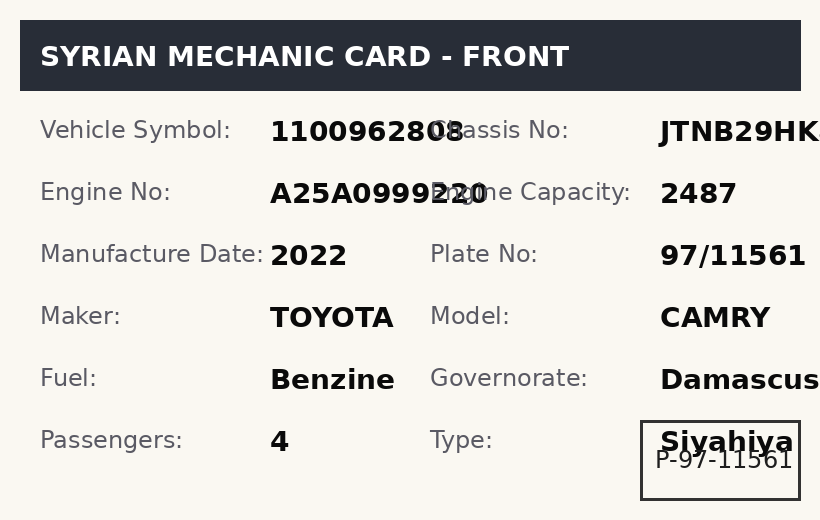
#> input picture download/test-mechanic.png, 820 x 520 px
$ python -i enhancer.py   (imports and definitions only)
#> lines starting #> are read from the running program, lines starting #| are printed output that depends on the picture; after the words box and inside, x2 and y2 are one past the last pixel; in counts of white or black regions, pixels touching at a corner belong together
#> further down, picture is the input picture: shape (520, 820, 3); mean B, G, R 208.4, 211.9, 212.9
# -*- coding: utf-8 -*-
"""
core/enhancer.py — المحسّن: مكتبة التقنيات الآمنة + تطبيق سلسلة المخطِّط.
المصدر: الخطة الحاكمة v7.1 — الجزء 6 (قواعد الأمان + مصفوفة القرار + البروفايلات).

قواعد الأمان: CLAHE ≤1.2 • التغميق=Close(2×2) • الاختتام=Stretch(2–98) •
بلا equalizeHist • بلا NLM قوي • بلا Unsharp قوي على الوثائق الرسمية.
"""
import cv2
import numpy as np


# [12 lines left out: functions _ensure_bgr, s_upscale, not called in this run]


def s_gray(img, **kw):
    g = cv2.cvtColor(img, cv2.COLOR_BGR2GRAY) if img.ndim == 3 else img
    return cv2.cvtColor(g, cv2.COLOR_GRAY2BGR)


# [7 lines left out: function _bg_divide, not called in this run]


def s_shadow(img, **kw):
    return _bg_divide(img, sigma=75.0)


def s_shadow60(img, **kw):
    return _bg_divide(img, sigma=60.0)


# [5 lines left out: function _clahe, not called in this run]


def s_clahe(img, **kw):
    return _clahe(img, clip=1.2)          # ≤1.2 حصراً (قاعدة أمان)


def s_clahe_micro(img, **kw):
    return _clahe(img, clip=1.1)


# [8 lines left out: function s_close, not called in this run]


def _unsharp(img, amount: float, sigma: float) -> np.ndarray:
    blur = cv2.GaussianBlur(img, (0, 0), sigmaX=sigma)
    return cv2.addWeighted(img, 1.0 + amount, blur, -amount, 0)


def s_micro(img, **kw):
    return _unsharp(img, amount=1.3, sigma=1.5)   # Micro-Unsharp (1.3/σ1.5)


def s_micro_soft(img, **kw):
    return _unsharp(img, amount=0.6, sigma=1.2)


def s_bilateral(img, **kw):
    return cv2.bilateralFilter(img, d=9, sigmaColor=75, sigmaSpace=75)


# [36 lines left out: functions s_inpaint_stamp, s_stretch, s_deskew, not called in this run]


def s_perspective(img, **kw):
    """تصحيح منظور بسيط: توحيد أكبر كنتور رباعي إلى مستطيل."""
    gray = cv2.cvtColor(img, cv2.COLOR_BGR2GRAY) if img.ndim == 3 else img
    blur = cv2.GaussianBlur(gray, (5, 5), 0)
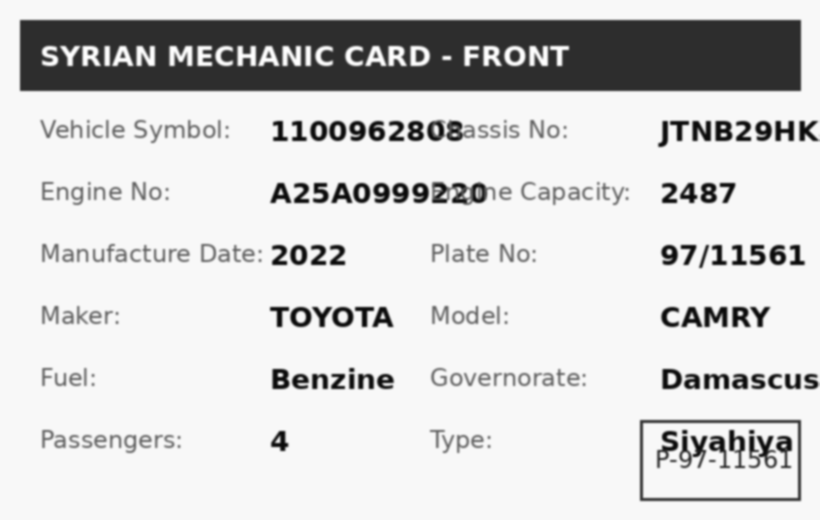
#> blur: shape (520, 820); min 10, max 255, mean 211.9
    _, th = cv2.threshold(blur, 0, 255, cv2.THRESH_BINARY_INV + cv2.THRESH_OTSU)
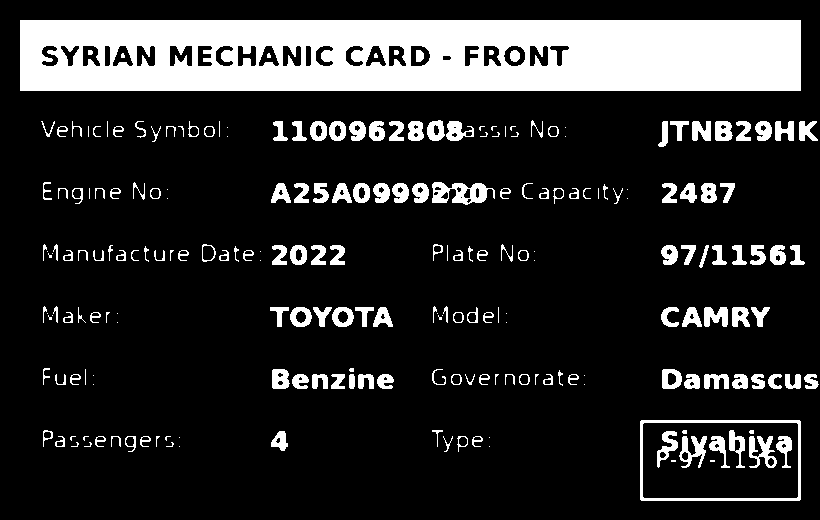
#> th: shape (520, 820); 17.3% white; 231 white regions (68 under 20 px)
    contours, _ = cv2.findContours(th, cv2.RETR_EXTERNAL, cv2.CHAIN_APPROX_SIMPLE)
#> contours = 213 contours, 88 with area under 20; largest, box (x1, y1, x2, y2) and area: (20, 20, 801, 91) 54600, (640, 420, 801, 501) 12798, (432, 182, 495, 205) 862, (332, 307, 354, 327) 327, (290, 307, 312, 327) 327
    h_img, w_img = gray.shape
#> h_img = 520; w_img = 820
    best = None
    best_area = 0.25 * w_img * h_img
#> best_area = 106600
    for c in contours:
        area = cv2.contourArea(c)
        if area < best_area:
            continue
        approx = cv2.approxPolyDP(c, 0.02 * cv2.arcLength(c, True), True)
        if len(approx) == 4:
            best, best_area = approx.reshape(4, 2).astype(np.float32), area
#> this loop made 213 passes
#> area on passes 8, 9, 13: 49, 88.5, 49
    if best is None:
        return img
    rect = np.zeros((4, 2), np.float32)
    ssum = best.sum(axis=1)
    rect[0] = best[np.argmin(ssum)]   # أعلى-يسار
    rect[2] = best[np.argmax(ssum)]   # أسفل-يمين
    sdiff = best[:, 0].astype(np.float32) - best[:, 1].astype(np.float32)
    rect[1] = best[np.argmin(sdiff)]  # أعلى-يمين
    rect[3] = best[np.argmax(sdiff)]  # أسفل-يسار
    wA = np.linalg.norm(rect[2] - rect[3]); wB = np.linalg.norm(rect[1] - rect[0])
    hA = np.linalg.norm(rect[1] - rect[2]); hB = np.linalg.norm(rect[0] - rect[3])
    mw, mh = int(max(wA, wB)), int(max(hA, hB))
    if mw < 40 or mh < 40:
        return img
    dst = np.array([[0, 0], [mw - 1, 0], [mw - 1, mh - 1], [0, mh - 1]], np.float32)
    m = cv2.getPerspectiveTransform(rect, dst)
    return cv2.warpPerspective(img, m, (mw, mh),
                               borderMode=cv2.BORDER_CONSTANT,
                               borderValue=(255, 255, 255))


STEPS = {
    "upscale": s_upscale,
    "gray": s_gray,
    "shadow": s_shadow,
    "shadow60": s_shadow60,
    "clahe": s_clahe,
    "clahe_micro": s_clahe_micro,
    "close": s_close,
    "micro": s_micro,
    "micro_soft": s_micro_soft,
    "bilateral": s_bilateral,
    "inpaint_stamp": s_inpaint_stamp,
    "stretch": s_stretch,
    "deskew": s_deskew,
    "perspective": s_perspective,
}


# [13 lines left out: function apply, not called in this run]

>>> import cv2
>>> picture = cv2.imread('../../../download/test-mechanic.png')
>>> result = s_perspective(picture)

$ run again, on download/test-table.png
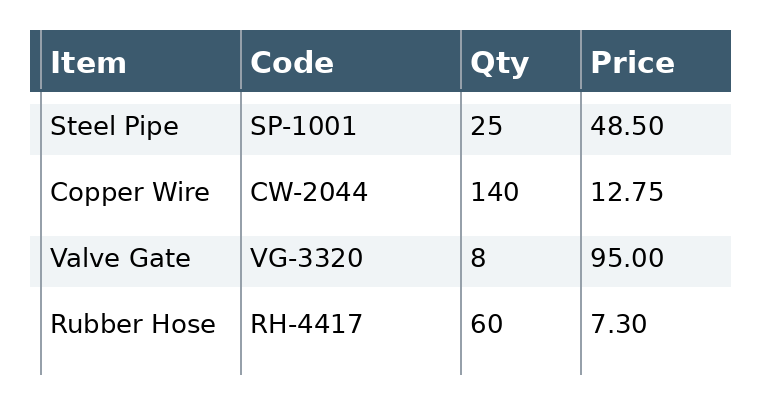
#> input picture download/test-table.png, 760 x 420 px
#> picture is the input picture: shape (420, 760, 3); mean B, G, R 227.9, 224.9, 220.2
#> in s_perspective, `blur = cv2.GaussianBlur(gray, (5, 5), 0)`:
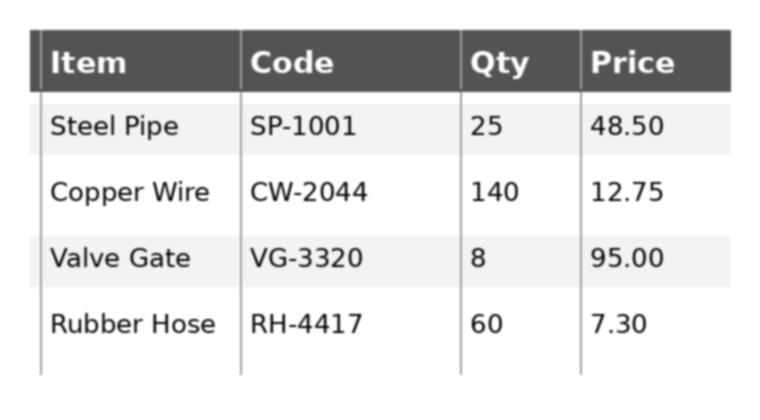
#> blur: shape (420, 760); min 20, max 255, mean 223.8
#> in s_perspective, `_, th = cv2.threshold(blur, 0, 255, cv2.THRESH_BINARY_INV + cv2.THRESH..`:
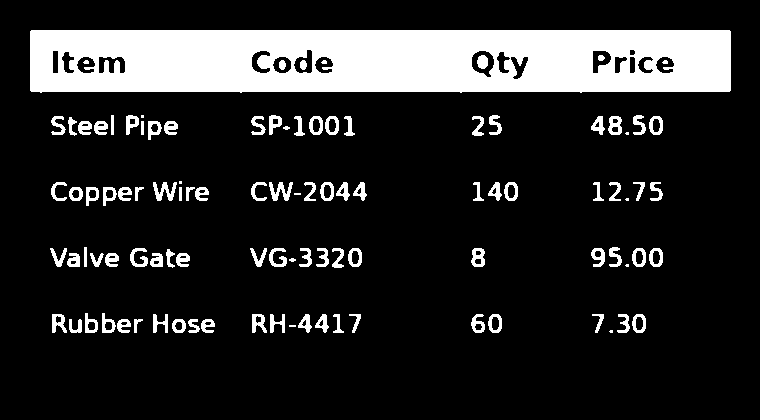
#> th: shape (420, 760); 16.2% white; 103 white regions (11 under 20 px)
#> contours = 96 contours, 10 with area under 20; largest, box (x1, y1, x2, y2) and area: (30, 30, 731, 93) 42706, (649, 248, 663, 267) 203, (632, 248, 646, 267) 203, (348, 248, 362, 267) 203, (649, 116, 663, 135) 203
#> the loop in s_perspective, `for c in contours:` made 96 passes
#> area on passes 3 to 10: 112, 68, 147, 38.5, 112, 77.5, 201, 86.5
